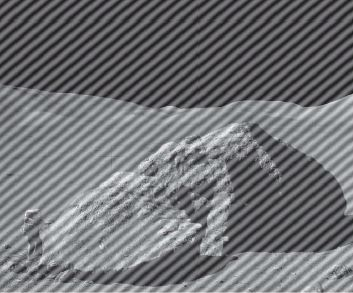
%> input picture Image Processing - Project III/Moon.jpg, 353 x 293 px
$ octave Project3_ex_2.m   (GNU Octave 9; MATLAB toolbox functions it lacks are replaced by stand-ins)
%> lines starting %> are read from the running program, lines starting %| are printed output that depends on the picture; in (x1, y1, x2, y2) boxes, pixels count from 0 and x2, y2 are one past the last pixel; in counts of white or black regions, pixels touching at a corner belong together; the program's own positions count from 1
% Load image and convert to grayscale
I = rgb2gray(imread('Moon.jpg'));
%> I: size 293x353 uint8; min 21, max 247, mean 114.8

% Calculate 2D FFT of image
S = fft2(I);

% Shift spectrum so that center is at (0,0)
S = fftshift(S);

% Find location of impulses in spectrum
[max_val, max_idx] = max(S(:));
%> max_idx = 51715
[i, j] = ind2sub(size(S), max_idx);
%> i = 147; j = 177

% Create notch filter transfer function
filter = ones(size(S));
filter(i,j) = 0;
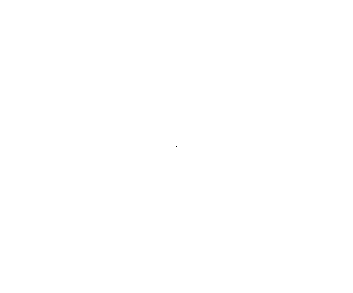
%> filter: size 293x353 double; values 0 (black) and 1 (white), 100% white; black in thin lines or dots, all inside (x1, y1, x2, y2) = (176, 146, 177, 147)
filter(size(S,1)-i+1,size(S,2)-j+1) = 0;

% Shift spectrum back so that center is at (0,0)
filter = ifftshift(filter);
%> filter: size 293x353 double; values 0 (black) and 1 (white), 100% white; black in thin lines or dots, all inside (x1, y1, x2, y2) = (0, 0, 1, 1)

% Multiply spectrum by notch filter transfer function
S_filtered = S .* filter;

% Invert filtered spectrum
I_filtered = ifft2(S_filtered);

% Display original and filtered images
figure;
subplot(1,2,1);
imshow(I);
title('Original Image');

subplot(1,2,2);
imshow(I_filtered);
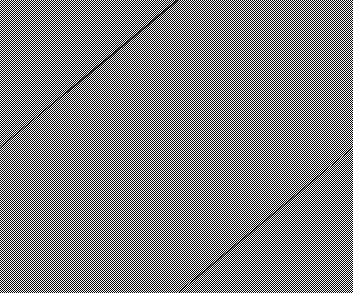
%> displayed picture: size 293x353, on the screen's scale of 0 to 255; min 0, max 255, mean 126.9
title('Filtered Image');

$ run again, with Image Processing - Project III/Chest.jpg copied over Image Processing - Project III/Moon.jpg
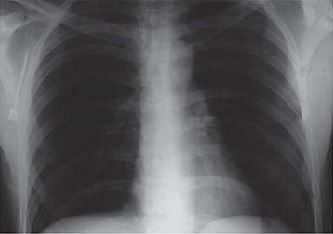
%> input picture Image Processing - Project III/Chest.jpg, 333 x 234 px
%> max_val = 7071071; max_idx = 38962
%> i = 118; j = 167
%> `imshow(I_filtered);`:
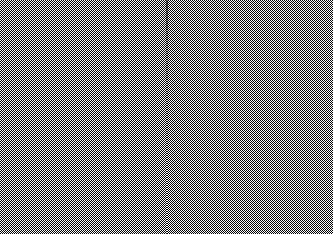
%> displayed picture: size 234x333, on the screen's scale of 0 to 255; min 0, max 255, mean 127.3
